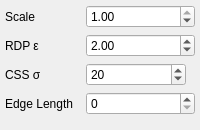
  <widget class="QDockWidget" name="triangulationParamsDock">
   <property name="minimumSize">
    <size>
     <width>175</width>
     <height>130</height>
    </size>
   </property>
   <property name="windowTitle">
    <string>Triangulation</string>
   </property>
   <attribute name="dockWidgetArea">
    <number>2</number>
   </attribute>
   <widget class="QWidget" name="triangulationParamsContent">
    <layout class="QFormLayout" name="formLayout_6">
     <property name="leftMargin">
      <number>5</number>
     </property>
     <property name="topMargin">
      <number>5</number>
     </property>
     <property name="rightMargin">
      <number>5</number>
     </property>
     <property name="bottomMargin">
      <number>5</number>
     </property>
     <item row="2" column="0">
      <widget class="QLabel" name="lblTRCSSSigma">
       <property name="minimumSize">
        <size>
         <width>75</width>
         <height>0</height>
        </size>
       </property>
       <property name="text">
        <string>CSS σ</string>
       </property>
      </widget>
     </item>
     <item row="2" column="1">
      <widget class="QSpinBox" name="spTRCSSSigma">
       <property name="maximumSize">
        <size>
         <width>100</width>
         <height>16777215</height>
        </size>
       </property>
       <property name="maximum">
        <number>10000</number>
       </property>
       <property name="singleStep">
        <number>10</number>
       </property>
       <property name="value">
        <number>20</number>
       </property>
      </widget>
     </item>
     <item row="0" column="0">
      <widget class="QLabel" name="lblTRScale">
       <property name="text">
        <string>Scale</string>
       </property>
      </widget>
     </item>
     <item row="0" column="1">
      <widget class="QDoubleSpinBox" name="spTRScale">
       <property name="minimum">
        <double>0.100000000000000</double>
       </property>
       <property name="maximum">
        <double>1.000000000000000</double>
       </property>
       <property name="singleStep">
        <double>0.100000000000000</double>
       </property>
       <property name="value">
        <double>1.000000000000000</double>
       </property>
      </widget>
     </item>
     <item row="1" column="0">
      <widget class="QLabel" name="lblTRRDPEpsilon">
       <property name="text">
        <string>RDP ε</string>
       </property>
      </widget>
     </item>
     <item row="1" column="1">
      <widget class="QDoubleSpinBox" name="spTRRDPEpsilon">
       <property name="minimum">
        <double>0.000000000000000</double>
       </property>
       <property name="maximum">
        <double>100.000000000000000</double>
       </property>
       <property name="value">
        <double>2.000000000000000</double>
       </property>
      </widget>
     </item>
     <item row="3" column="0">
      <widget class="QLabel" name="lblTREdgeLength">
       <property name="text">
        <string>Edge Length</string>
       </property>
      </widget>
     </item>
     <item row="3" column="1">
      <widget class="QSpinBox" name="spTREdgeLength">
       <property name="maximum">
        <number>1000</number>
       </property>
       <property name="singleStep">
        <number>5</number>
       </property>
      </widget>
     </item>
    </layout>
   </widget>
  </widget>
